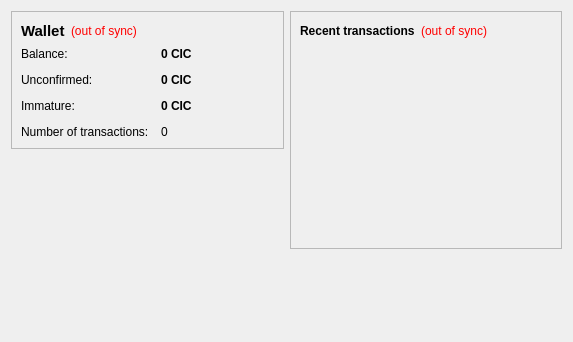
<?xml version="1.0" encoding="UTF-8"?>
<ui version="4.0">
 <class>OverviewPage</class>
 <widget class="QWidget" name="OverviewPage">
  <property name="geometry">
   <rect>
    <x>0</x>
    <y>0</y>
    <width>573</width>
    <height>342</height>
   </rect>
  </property>
  <property name="windowTitle">
   <string>Form</string>
  </property>
  <layout class="QHBoxLayout" name="horizontalLayout" stretch="1,1">
   <item>
    <layout class="QVBoxLayout" name="verticalLayout_2">
     <item>
      <widget class="QFrame" name="frame">
       <property name="frameShape">
        <enum>QFrame::StyledPanel</enum>
       </property>
       <property name="frameShadow">
        <enum>QFrame::Raised</enum>
       </property>
       <layout class="QVBoxLayout" name="verticalLayout_4">
        <item>
         <layout class="QHBoxLayout" name="horizontalLayout_4">
          <item>
           <widget class="QLabel" name="label_5">
            <property name="font">
             <font>
              <pointsize>11</pointsize>
              <weight>75</weight>
              <bold>true</bold>
             </font>
            </property>
            <property name="text">
             <string>Wallet</string>
            </property>
           </widget>
          </item>
          <item>
           <widget class="QLabel" name="labelWalletStatus">
            <property name="toolTip">
             <string>The displayed information may be out of date. Your wallet automatically synchronizes with the chichicoin network after a connection is established, but this process has not completed yet.</string>
            </property>
            <property name="styleSheet">
             <string notr="true">QLabel { color: red; }</string>
            </property>
            <property name="text">
             <string notr="true">(out of sync)</string>
            </property>
            <property name="alignment">
             <set>Qt::AlignLeading|Qt::AlignLeft|Qt::AlignVCenter</set>
            </property>
           </widget>
          </item>
          <item>
           <spacer name="horizontalSpacer_2">
            <property name="orientation">
             <enum>Qt::Horizontal</enum>
            </property>
            <property name="sizeHint" stdset="0">
             <size>
              <width>40</width>
              <height>20</height>
             </size>
            </property>
           </spacer>
          </item>
         </layout>
        </item>
        <item>
         <layout class="QFormLayout" name="formLayout_2">
          <property name="fieldGrowthPolicy">
           <enum>QFormLayout::AllNonFixedFieldsGrow</enum>
          </property>
          <property name="horizontalSpacing">
           <number>12</number>
          </property>
          <property name="verticalSpacing">
           <number>12</number>
          </property>
          <item row="0" column="0">
           <widget class="QLabel" name="label">
            <property name="text">
             <string>Balance:</string>
            </property>
           </widget>
          </item>
          <item row="0" column="1">
           <widget class="QLabel" name="labelBalance">
            <property name="font">
             <font>
              <weight>75</weight>
              <bold>true</bold>
             </font>
            </property>
            <property name="cursor">
             <cursorShape>IBeamCursor</cursorShape>
            </property>
            <property name="toolTip">
             <string>Your current balance</string>
            </property>
            <property name="text">
             <string notr="true">0 CIC</string>
            </property>
            <property name="textInteractionFlags">
             <set>Qt::LinksAccessibleByMouse|Qt::TextSelectableByKeyboard|Qt::TextSelectableByMouse</set>
            </property>
           </widget>
          </item>
          <item row="1" column="0">
           <widget class="QLabel" name="label_3">
            <property name="text">
             <string>Unconfirmed:</string>
            </property>
           </widget>
          </item>
          <item row="1" column="1">
           <widget class="QLabel" name="labelUnconfirmed">
            <property name="font">
             <font>
              <weight>75</weight>
              <bold>true</bold>
             </font>
            </property>
            <property name="cursor">
             <cursorShape>IBeamCursor</cursorShape>
            </property>
            <property name="toolTip">
             <string>Total of transactions that have yet to be confirmed, and do not yet count toward the current balance</string>
            </property>
            <property name="text">
             <string notr="true">0 CIC</string>
            </property>
            <property name="textInteractionFlags">
             <set>Qt::LinksAccessibleByMouse|Qt::TextSelectableByKeyboard|Qt::TextSelectableByMouse</set>
            </property>
           </widget>
          </item>
          <item row="3" column="0">
           <widget class="QLabel" name="label_2">
            <property name="text">
             <string>Number of transactions:</string>
            </property>
           </widget>
          </item>
          <item row="3" column="1">
           <widget class="QLabel" name="labelNumTransactions">
            <property name="toolTip">
             <string>Total number of transactions in wallet</string>
            </property>
            <property name="text">
             <string notr="true">0</string>
            </property>
           </widget>
          </item>
          <item row="2" column="0">
           <widget class="QLabel" name="labelImmatureText">
            <property name="text">
             <string>Immature:</string>
            </property>
           </widget>
          </item>
          <item row="2" column="1">
           <widget class="QLabel" name="labelImmature">
            <property name="font">
             <font>
              <weight>75</weight>
              <bold>true</bold>
             </font>
            </property>
            <property name="toolTip">
             <string>Mined balance that has not yet matured</string>
            </property>
            <property name="text">
             <string notr="true">0 CIC</string>
            </property>
            <property name="textInteractionFlags">
             <set>Qt::LinksAccessibleByMouse|Qt::TextSelectableByKeyboard|Qt::TextSelectableByMouse</set>
            </property>
           </widget>
          </item>
         </layout>
        </item>
       </layout>
      </widget>
     </item>
     <item>
      <spacer name="verticalSpacer">
       <property name="orientation">
        <enum>Qt::Vertical</enum>
       </property>
       <property name="sizeHint" stdset="0">
        <size>
         <width>20</width>
         <height>40</height>
        </size>
       </property>
      </spacer>
     </item>
    </layout>
   </item>
   <item>
    <layout class="QVBoxLayout" name="verticalLayout_3">
     <item>
      <widget class="QFrame" name="frame_2">
       <property name="frameShape">
        <enum>QFrame::StyledPanel</enum>
       </property>
       <property name="frameShadow">
        <enum>QFrame::Raised</enum>
       </property>
       <layout class="QVBoxLayout" name="verticalLayout">
        <item>
         <layout class="QHBoxLayout" name="horizontalLayout_2">
          <item>
           <widget class="QLabel" name="label_4">
            <property name="text">
             <string>&lt;b&gt;Recent transactions&lt;/b&gt;</string>
            </property>
           </widget>
          </item>
          <item>
           <widget class="QLabel" name="labelTransactionsStatus">
            <property name="toolTip">
             <string>The displayed information may be out of date. Your wallet automatically synchronizes with the chichicoin network after a connection is established, but this process has not completed yet.</string>
            </property>
            <property name="styleSheet">
             <string notr="true">QLabel { color: red; }</string>
            </property>
            <property name="text">
             <string notr="true">(out of sync)</string>
            </property>
            <property name="alignment">
             <set>Qt::AlignRight|Qt::AlignTrailing|Qt::AlignVCenter</set>
            </property>
           </widget>
          </item>
          <item>
           <spacer name="horizontalSpacer">
            <property name="orientation">
             <enum>Qt::Horizontal</enum>
            </property>
            <property name="sizeHint" stdset="0">
             <size>
              <width>40</width>
              <height>20</height>
             </size>
            </property>
           </spacer>
          </item>
         </layout>
        </item>
        <item>
         <widget class="QListView" name="listTransactions">
          <property name="styleSheet">
           <string notr="true">QListView { background: transparent; }</string>
          </property>
          <property name="frameShape">
           <enum>QFrame::NoFrame</enum>
          </property>
          <property name="verticalScrollBarPolicy">
           <enum>Qt::ScrollBarAlwaysOff</enum>
          </property>
          <property name="horizontalScrollBarPolicy">
           <enum>Qt::ScrollBarAlwaysOff</enum>
          </property>
          <property name="selectionMode">
           <enum>QAbstractItemView::NoSelection</enum>
          </property>
         </widget>
        </item>
       </layout>
      </widget>
     </item>
     <item>
      <spacer name="verticalSpacer_2">
       <property name="orientation">
        <enum>Qt::Vertical</enum>
       </property>
       <property name="sizeHint" stdset="0">
        <size>
         <width>20</width>
         <height>40</height>
        </size>
       </property>
      </spacer>
     </item>
    </layout>
   </item>
  </layout>
 </widget>
 <resources/>
 <connections/>
</ui>
